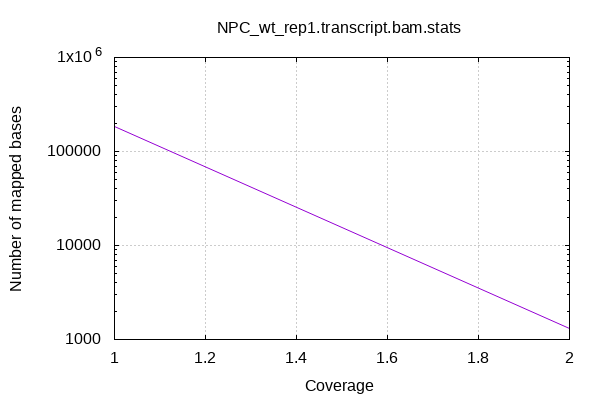

Write gnuplot code to recreate this figure.

            set terminal png size 600,400 truecolor
            set output "NPC_wt_rep1.transcript_stats/coverage.png"
            set grid xtics ytics y2tics back lc rgb "#cccccc"
            set ylabel "Number of mapped bases"
            set xlabel "Coverage"
            set log y
            set style fill solid border -1
            set title "NPC_wt_rep1.transcript.bam.stats" noenhanced
            set xrange [:2]
            plot '-' with lines notitle
        1	185050
2	1300
3	50
end
